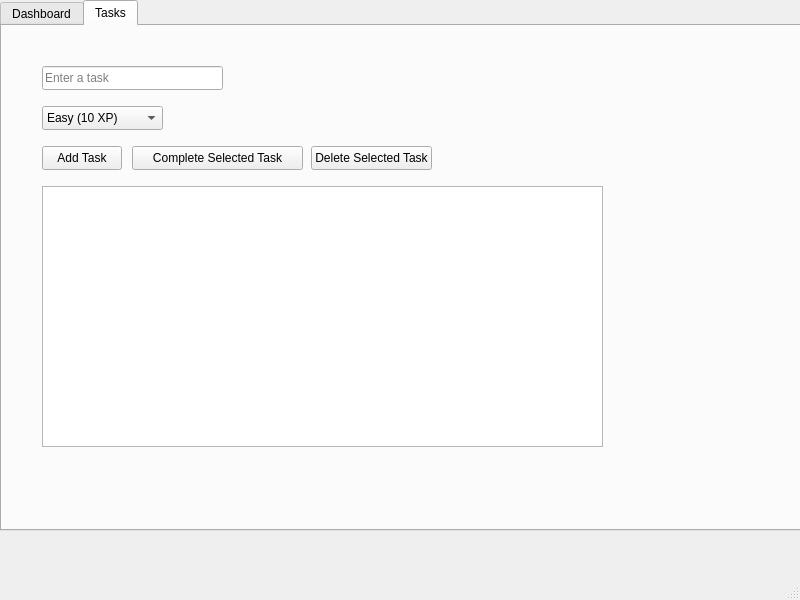
<?xml version="1.0" encoding="UTF-8"?>
<ui version="4.0">
 <class>MainWindow</class>
 <widget class="QMainWindow" name="MainWindow">
  <property name="geometry">
   <rect>
    <x>0</x>
    <y>0</y>
    <width>800</width>
    <height>600</height>
   </rect>
  </property>
  <property name="windowTitle">
   <string>LevelUp!</string>
  </property>
  <widget class="QWidget" name="centralwidget">
   <widget class="QWidget" name="verticalLayoutWidget">
    <property name="geometry">
     <rect>
      <x>0</x>
      <y>0</y>
      <width>801</width>
      <height>531</height>
     </rect>
    </property>
    <layout class="QVBoxLayout" name="verticalLayout">
     <item>
      <widget class="QTabWidget" name="tabWidget">
       <property name="currentIndex">
        <number>1</number>
       </property>
       <widget class="QWidget" name="tab">
        <attribute name="title">
         <string>Dashboard</string>
        </attribute>
        <widget class="QLabel" name="totalXpLabel">
         <property name="geometry">
          <rect>
           <x>0</x>
           <y>50</y>
           <width>799</width>
           <height>16</height>
          </rect>
         </property>
         <property name="text">
          <string>Total XP: 0</string>
         </property>
        </widget>
        <widget class="QProgressBar" name="xpProgressBar">
         <property name="geometry">
          <rect>
           <x>0</x>
           <y>94</y>
           <width>799</width>
           <height>24</height>
          </rect>
         </property>
         <property name="value">
          <number>0</number>
         </property>
        </widget>
        <widget class="QLabel" name="welcomeLabel">
         <property name="geometry">
          <rect>
           <x>0</x>
           <y>28</y>
           <width>799</width>
           <height>16</height>
          </rect>
         </property>
         <property name="text">
          <string>Welcome, Player!</string>
         </property>
        </widget>
        <widget class="QLabel" name="levelLabel">
         <property name="geometry">
          <rect>
           <x>0</x>
           <y>72</y>
           <width>799</width>
           <height>16</height>
          </rect>
         </property>
         <property name="text">
          <string>Level 1</string>
         </property>
        </widget>
       </widget>
       <widget class="QWidget" name="tab_2">
        <attribute name="title">
         <string>Tasks</string>
        </attribute>
        <widget class="QLineEdit" name="taskNameInput">
         <property name="geometry">
          <rect>
           <x>40</x>
           <y>40</y>
           <width>181</width>
           <height>24</height>
          </rect>
         </property>
         <property name="placeholderText">
          <string>Enter a task</string>
         </property>
        </widget>
        <widget class="QComboBox" name="difficultyBox">
         <property name="geometry">
          <rect>
           <x>40</x>
           <y>80</y>
           <width>121</width>
           <height>24</height>
          </rect>
         </property>
         <item>
          <property name="text">
           <string>Easy (10 XP)</string>
          </property>
         </item>
         <item>
          <property name="text">
           <string>Medium (20 XP)</string>
          </property>
         </item>
         <item>
          <property name="text">
           <string>Hard (40 XP)</string>
          </property>
         </item>
        </widget>
        <widget class="QPushButton" name="pushButton">
         <property name="geometry">
          <rect>
           <x>40</x>
           <y>120</y>
           <width>80</width>
           <height>24</height>
          </rect>
         </property>
         <property name="text">
          <string>Add Task</string>
         </property>
        </widget>
        <widget class="QListWidget" name="taskListWidget">
         <property name="geometry">
          <rect>
           <x>40</x>
           <y>160</y>
           <width>561</width>
           <height>261</height>
          </rect>
         </property>
        </widget>
        <widget class="QPushButton" name="completeTaskButton">
         <property name="geometry">
          <rect>
           <x>130</x>
           <y>120</y>
           <width>171</width>
           <height>24</height>
          </rect>
         </property>
         <property name="text">
          <string>Complete Selected Task</string>
         </property>
        </widget>
        <widget class="QPushButton" name="deleteTaskButton">
         <property name="geometry">
          <rect>
           <x>309</x>
           <y>120</y>
           <width>121</width>
           <height>24</height>
          </rect>
         </property>
         <property name="text">
          <string>Delete Selected Task</string>
         </property>
        </widget>
       </widget>
      </widget>
     </item>
    </layout>
   </widget>
  </widget>
  <widget class="QMenuBar" name="menubar">
   <property name="geometry">
    <rect>
     <x>0</x>
     <y>0</y>
     <width>800</width>
     <height>21</height>
    </rect>
   </property>
  </widget>
  <widget class="QStatusBar" name="statusbar"/>
 </widget>
 <resources/>
 <connections/>
</ui>
